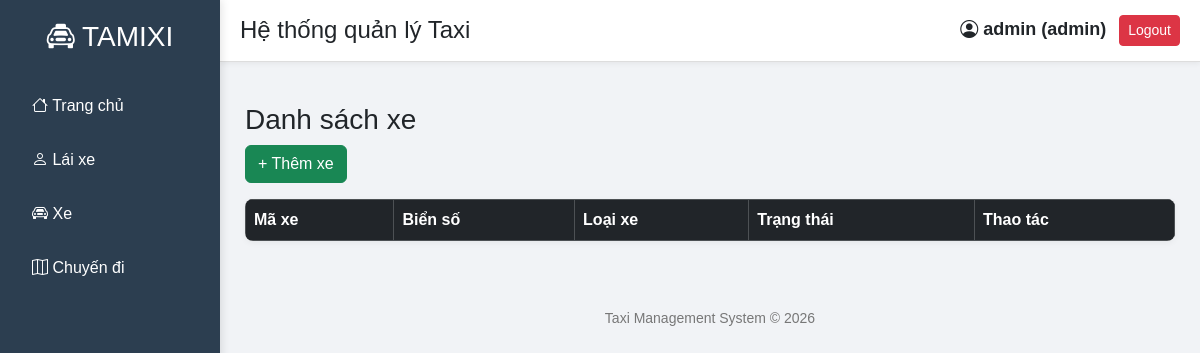
The page /cars (signed in) on the database as committed earlier.
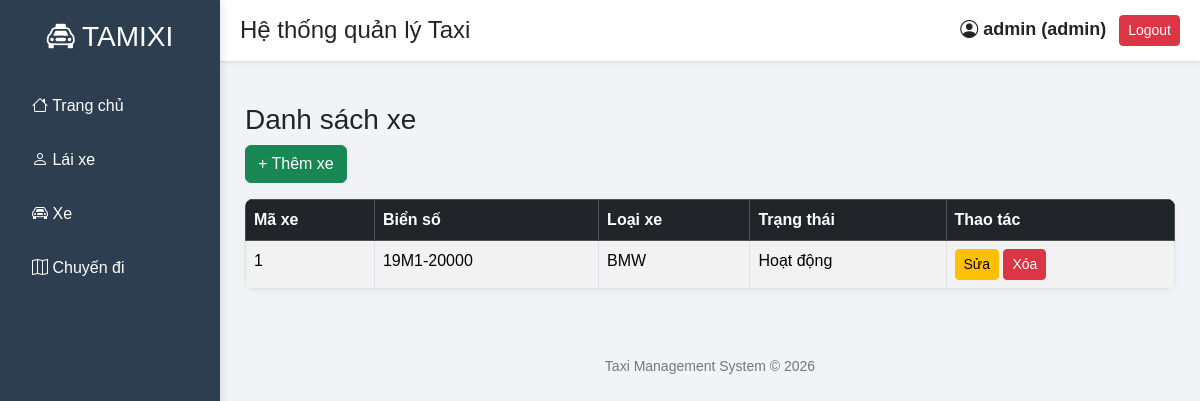
The same page on the database as committed later.
### tables this page shows
CREATE TABLE Cars (
    car_id INTEGER PRIMARY KEY AUTOINCREMENT,
    plate_number TEXT NOT NULL,
    car_model TEXT,
    status TEXT
);

### app.py (the view)
@app.route("/cars")
def cars():
    if "user" not in session:
        return redirect("/login")
    conn = get_db()
    cursor = conn.cursor()
    cursor.execute("SELECT * FROM Cars")
    cars = cursor.fetchall()
    conn.close()
    return render_template("cars.html", cars=cars)

### app.py (called while the page is built)
def get_db():
    conn = sqlite3.connect("taxi.db")
    conn.row_factory = sqlite3.Row
    return conn

### templates/cars.html (shortened to what this page needs)
{% extends "layout.html" %}
{% block content %}
<h3>Danh sách xe</h3>
<a href="/add_car" class="btn btn-success mb-3">+ Thêm xe</a>
<table class="table table-bordered table-striped table-hover">
    <thead class="table-dark">
        <tr>
                <th>Mã xe</th>
                <th>Biển số</th>
                <th>Loại xe</th>
                <th>Trạng thái</th>
                <th>Thao tác</th>
        </tr>
    </thead>
{% for c in cars %}
<tr>
<td>{{c.car_id}}</td>
<td>{{c.plate_number}}</td>
<td>{{c.car_model}}</td>
<td>{{c.status}}</td>
<td>
{% if session["role"] == "admin" %}
<a href="/edit_car/{{c.car_id}}" class="btn btn-warning btn-sm">Sửa</a>
<a href="{{ url_for('delete_car', id=c.car_id) }}"
   class="btn btn-danger btn-sm"
   onclick="return confirm('Bạn chắc chắn muốn xóa?')">
   Xóa
</a>
{% endif %}
</td>
</tr>
{% endfor %}
</table>
{% endblock %}

Rows that differ between the two databases and show on the page:
added Cars: car_id "1", plate_number "19M1-20000", car_model "BMW", status "Hoạt động"
